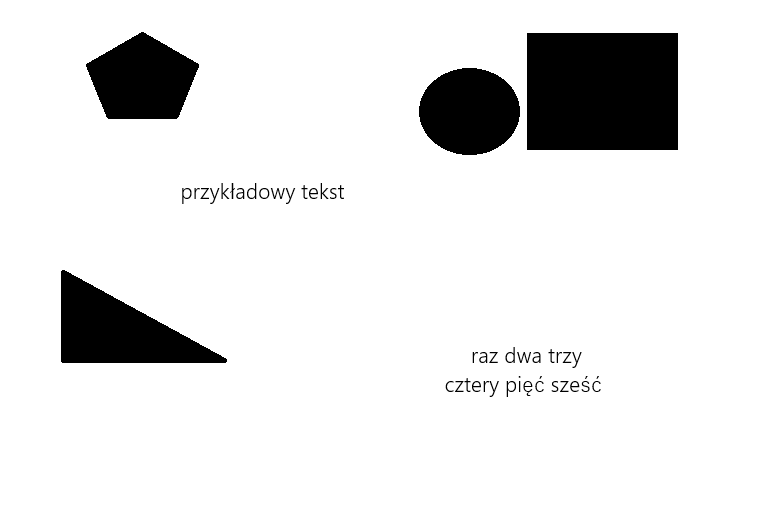
#> input picture binarny.png, 759 x 516 px
$ python 1.py
#> lines starting #> are read from the running program, lines starting #| are printed output that depends on the picture
import cv2

image = cv2.imread('binarny.png')
#> image is the input picture: shape (516, 759, 3); min 0, max 255, mean 228.3
kernel_square = cv2.getStructuringElement(cv2.MORPH_RECT, (5, 5))
kernel_ellipse = cv2.getStructuringElement(cv2.MORPH_ELLIPSE, (5, 5))

erosion_square = cv2.erode(image, kernel_square, iterations=1)
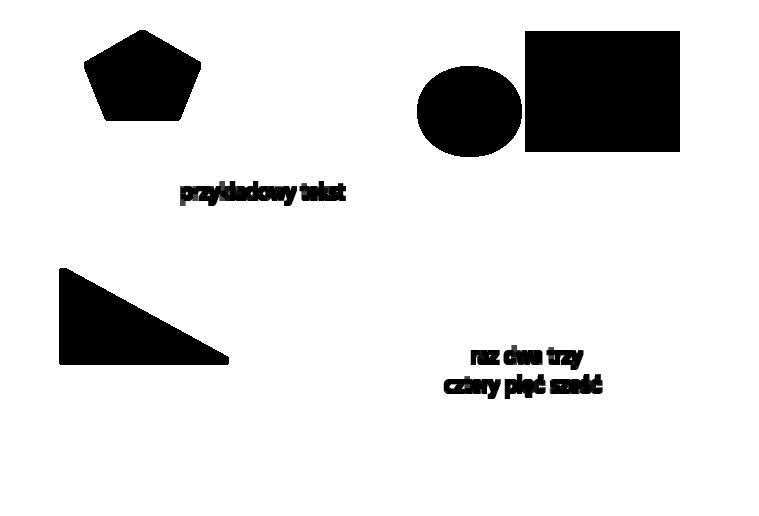
#> erosion_square: shape (516, 759, 3); min 0, max 255, mean 222.7
erosion_ellipse = cv2.erode(image, kernel_ellipse, iterations=1)

cv2.imshow('Oryginalny', image)
cv2.imshow('Erozja - Kwadrat', erosion_square)
cv2.imshow('Erozja - Elipsa', erosion_ellipse)
cv2.waitKey(0)
cv2.destroyAllWindows()

# przy zastosowaniu elipsy efekt jest delikatniejszy, a w związku z tym tekst bardziej czytelny
